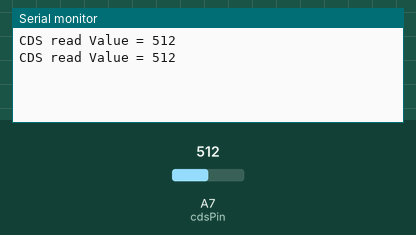
Bench run of a sketch on a simulated Arduino Nano, built with avr-gcc and run on an emulated ATmega328P. Shown: the last lines printed to the serial monitor. The test bench sets the inputs (shaded band); at power-on: A7 (cdsPin) = 512.

Above: at 1.8 s.
1.9 s: A7 (cdsPin) set to 716
At 2.6 s:
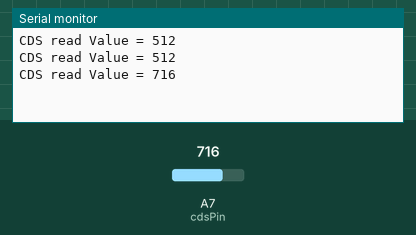
3.4 s: A7 (cdsPin) set to 900
At 4.8 s:
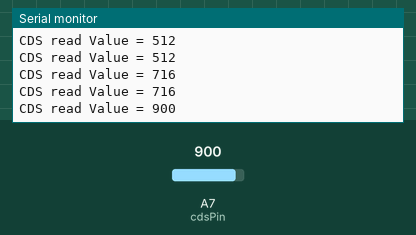
Timing chart, 0 to 6.4 s (numbered marks = the images above; inputs shaded):
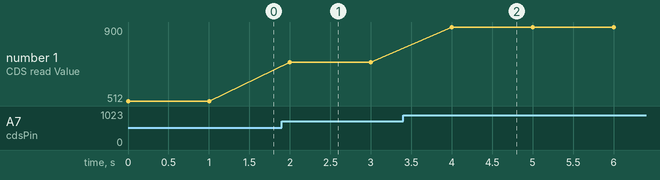

Measured:
- after the input at 1.9 s, the serial monitor: prints a new line after 0.10 s (image 1)
- after the input at 3.4 s, the serial monitor: prints a new line after 0.60 s (image 2)
- plotted number 1: 512 → 716 after the input at 1.9 s, 716 → 900 after the input at 3.4 s

The sketch:

gpio_Read04.ino
```cpp
#define NANO        // NANO 보드인 경우 define
//#define BLUEPILL  // BLUEPILL 보드인 경우 define

#ifdef NANO         // NANO가 정의되면
#define cdsPin A7   // cdsPin을 A7으로 하고
#endif              // #ifdef 사용 후 반드시 #endif

#ifdef BLUEPILL     // BLUEPILL이 정의되면
#define cdsPin PA1  // cdsPin을 PA1으로 하고
#endif              // #ifdef 사용 후 반드시 #endif

void setup()
{
    pinMode(cdsPin, INPUT);
    Serial.begin(115200);    // 시리얼 출력(115200) 사용
}

void loop()
{
    int readValue = analogRead(cdsPin);
    Serial.print("CDS read Value = "); Serial.print(readValue);
    Serial.println(""); // 다음 줄에 Printing
    delay(1000);        // 1초 지연
}
```
